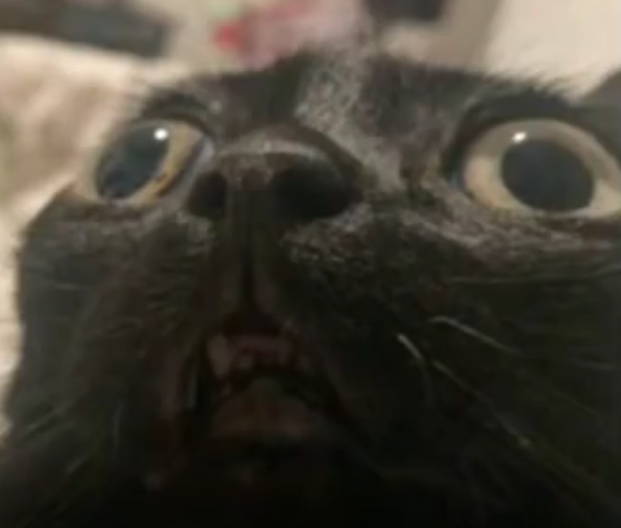
#> input picture deez/Untitled.png, 621 x 528 px, found by its file name
$ python sunisadeadlylaser.py
#> lines starting #> are read from the running program, lines starting #| are printed output that depends on the picture
import cv2

img = cv2.imread("Untitled.png")
#> img is the input picture: shape (528, 621, 3); mean B, G, R 53.9, 64, 69
cv2.putText(img,
            "Sun",
             (100,80),
             cv2.FONT_HERSHEY_COMPLEX,
             2,
             (0,0,255)
             )
cv2.putText(img,
            "Mercury",
             (110,180),
             cv2.FONT_HERSHEY_COMPLEX,
             0.5,
             (255,255,255)
             )
cv2.putText(img,
            "Venus",
             (190,270),
             cv2.FONT_HERSHEY_COMPLEX,
             0.5,
             (255,255,255)
             )
cv2.putText(img,
            "Earth",
             (300,270),
             cv2.FONT_HERSHEY_COMPLEX,
             0.5,
             (255,255,255)
             )
cv2.putText(img,
            "Mars",
             (400,270),
             cv2.FONT_HERSHEY_COMPLEX,
             0.5,
             (255,255,255)
             )
#> img: shape (528, 621, 3); mean B, G, R 54.1, 64.2, 69.5
cv2.putText(img,
            "Jupiter",
             (500,90),
             cv2.FONT_HERSHEY_COMPLEX,
             0.5,
             (255,255,255)
             )
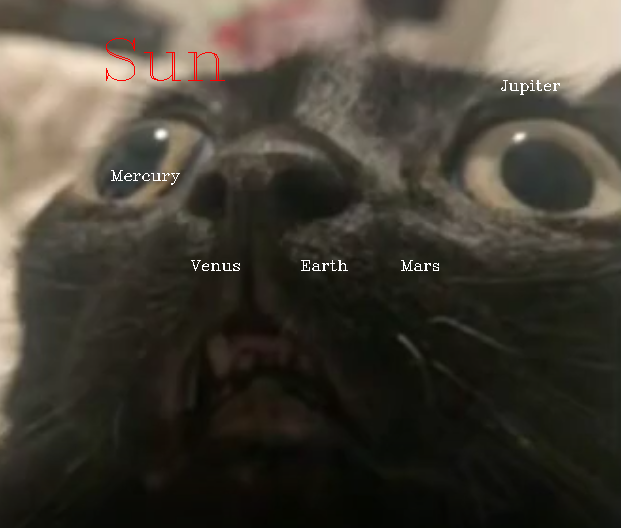
#> img: shape (528, 621, 3); mean B, G, R 54.2, 64.3, 69.6
cv2.putText(img,
            "Saturn",
             (720,110),
             cv2.FONT_HERSHEY_COMPLEX,
             0.5,
             (255,255,255)
             )
cv2.putText(img,
            "Uranus",
             (950,130),
             cv2.FONT_HERSHEY_COMPLEX,
             0.5,
             (255,255,255)
             )
cv2.putText(img,
            "Neptune",
             (1080,130),
             cv2.FONT_HERSHEY_COMPLEX,
             0.5,
             (255,255,255)
             )

cv2.imshow("Output",img)
cv2.waitKey(0)
cv2.imwrite("logo.png",img)

$ run again, with deez/IMG_2791.jpg saved as deez/Untitled.png
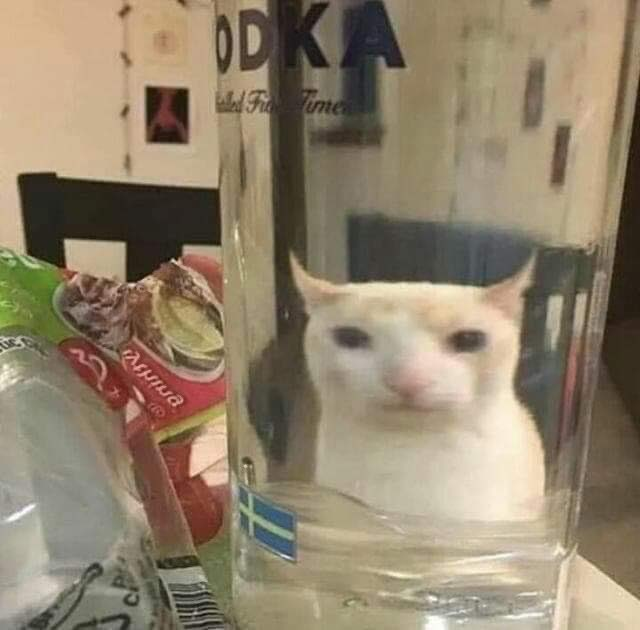
#> input picture deez/IMG_2791.jpg, 640 x 630 px, found by its file name
#> img is the input picture: shape (630, 640, 3); mean B, G, R 108, 130.6, 145
#> `cv2.putText(img, "Mercury", (110,180), cv2.FONT_HERSHEY_COMPLEX, 0.5, ..`:
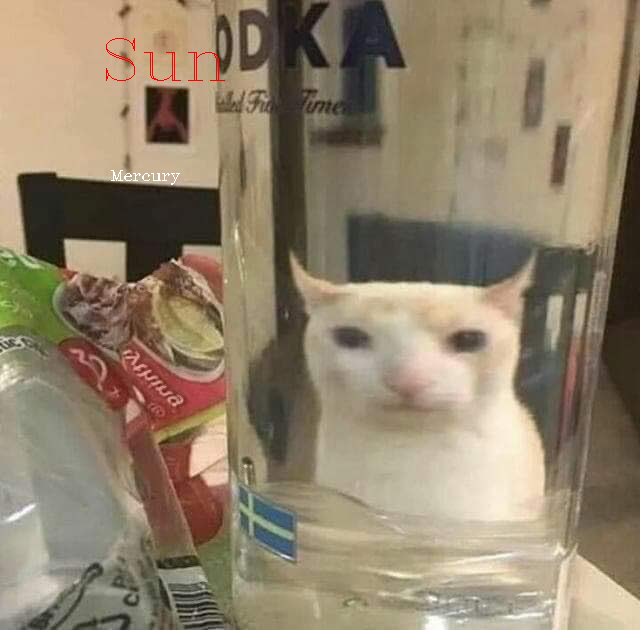
#> img: shape (630, 640, 3); mean B, G, R 107.9, 130.4, 145.2
#> `cv2.putText(img, "Jupiter", (500,90), cv2.FONT_HERSHEY_COMPLEX, 0.5, (..`:
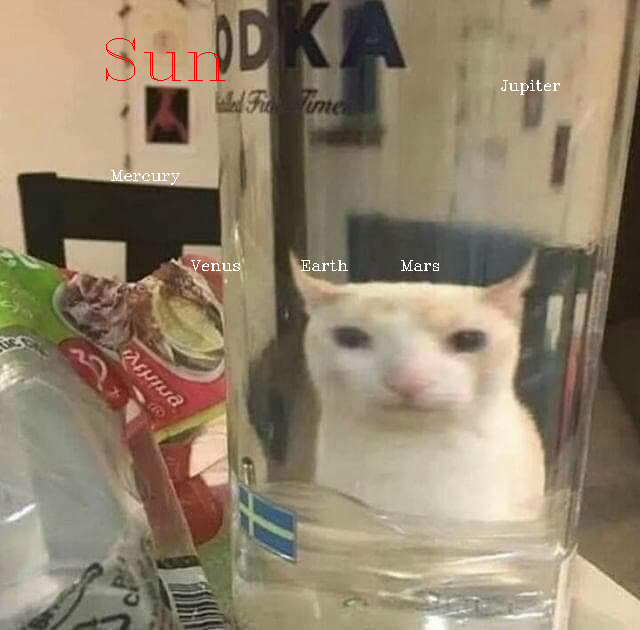
#> img: shape (630, 640, 3); mean B, G, R 108.1, 130.6, 145.4
